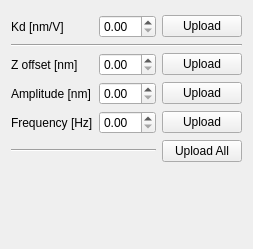
       <widget class="QWidget" name="calibQpdTab">
        <attribute name="title">
         <string>QPD Calibration</string>
        </attribute>
        <layout class="QGridLayout" name="gridLayout_5" rowstretch="1,1,1,1,1,1,1,20">
         <item row="5" column="2">
          <widget class="QPushButton" name="uploadCalibStimFreqBtn">
           <property name="text">
            <string>Upload</string>
           </property>
          </widget>
         </item>
         <item row="5" column="1">
          <widget class="QDoubleSpinBox" name="calibStimFreqNumDbl"/>
         </item>
         <item row="3" column="1">
          <widget class="QDoubleSpinBox" name="calibStimZOffsetNumDbl"/>
         </item>
         <item row="2" column="0" colspan="3">
          <widget class="Line" name="line_4">
           <property name="orientation">
            <enum>Qt::Horizontal</enum>
           </property>
          </widget>
         </item>
         <item row="1" column="1">
          <widget class="QDoubleSpinBox" name="kdNumDbl"/>
         </item>
         <item row="1" column="2">
          <widget class="QPushButton" name="uploadKdBtn">
           <property name="text">
            <string>Upload</string>
           </property>
          </widget>
         </item>
         <item row="5" column="0">
          <widget class="QLabel" name="label_13">
           <property name="text">
            <string>Frequency [Hz]</string>
           </property>
          </widget>
         </item>
         <item row="4" column="0">
          <widget class="QLabel" name="label_12">
           <property name="text">
            <string>Amplitude [nm]</string>
           </property>
          </widget>
         </item>
         <item row="3" column="0">
          <widget class="QLabel" name="label_11">
           <property name="text">
            <string>Z offset [nm]</string>
           </property>
          </widget>
         </item>
         <item row="3" column="2">
          <widget class="QPushButton" name="uploadCalibStimZOffsetBtn">
           <property name="text">
            <string>Upload</string>
           </property>
          </widget>
         </item>
         <item row="4" column="2">
          <widget class="QPushButton" name="uploadCalibStimAmplBtn">
           <property name="text">
            <string>Upload</string>
           </property>
          </widget>
         </item>
         <item row="1" column="0">
          <widget class="QLabel" name="label_10">
           <property name="text">
            <string>Kd [nm/V]</string>
           </property>
          </widget>
         </item>
         <item row="4" column="1">
          <widget class="QDoubleSpinBox" name="calibStimAmplNumDbl"/>
         </item>
         <item row="6" column="0" colspan="2">
          <widget class="Line" name="line_5">
           <property name="orientation">
            <enum>Qt::Horizontal</enum>
           </property>
          </widget>
         </item>
         <item row="6" column="2">
          <widget class="QPushButton" name="uploadCalibStimBtn">
           <property name="text">
            <string>Upload All</string>
           </property>
          </widget>
         </item>
         <item row="7" column="0">
          <spacer name="verticalSpacer_5">
           <property name="orientation">
            <enum>Qt::Vertical</enum>
           </property>
           <property name="sizeHint" stdset="0">
            <size>
             <width>20</width>
             <height>40</height>
            </size>
           </property>
          </spacer>
         </item>
         <item row="0" column="0">
          <spacer name="verticalSpacer_6">
           <property name="orientation">
            <enum>Qt::Vertical</enum>
           </property>
           <property name="sizeHint" stdset="0">
            <size>
             <width>20</width>
             <height>40</height>
            </size>
           </property>
          </spacer>
         </item>
        </layout>
       </widget>
